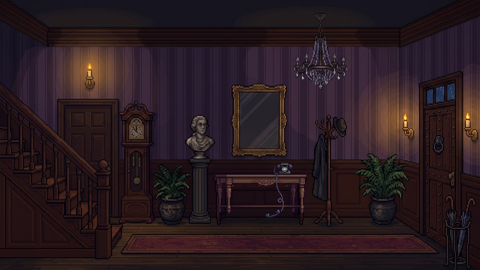
#> input picture cases/case01/assets/plates/bg_main_hall.png, 480 x 270 px
$ python -i update_high_quality_all.py   (imports and definitions only)
#> lines starting #> are read from the running program, lines starting #| are printed output that depends on the picture; after the words box and inside, x2 and y2 are one past the last pixel; in counts of white or black regions, pixels touching at a corner belong together
#!/usr/bin/env python3
"""
High-Quality Asset & Movement Space Overhaul
1. Downsamples all room plates from raw 2752x1536 JPG to 480x270 PNG using Lanczos with full 24-bit color.
2. Generates smooth, anti-aliased 100px native character sprites for Silas Crowe and NPCs.
"""

from pathlib import Path
from PIL import Image, ImageOps
import numpy as np
from collections import deque

BASE_DIR = Path(__file__).resolve().parent.parent
RAW_PLATES_DIR = BASE_DIR / "assets" / "source" / "plates"
PLATES_DIR = BASE_DIR / "assets" / "plates"
CHARS_DIR = BASE_DIR / "assets" / "sprites" / "characters"
SLICES_DIR = BASE_DIR / "assets" / "slices"

CANVAS_W = 64
CANVAS_H = 104
FEET_Y = 100

def clean_and_resize_char(src_path: Path, target_height: int = 100) -> Image.Image:
#> called with target_height = 100
    raw = Image.open(src_path).convert("RGBA")
    arr = np.array(raw)
    h_raw, w_raw, _ = arr.shape
#> h_raw = 270; w_raw = 480

    # 1. Detect magenta chroma
    r, g, b, a = arr[:,:,0], arr[:,:,1], arr[:,:,2], arr[:,:,3]
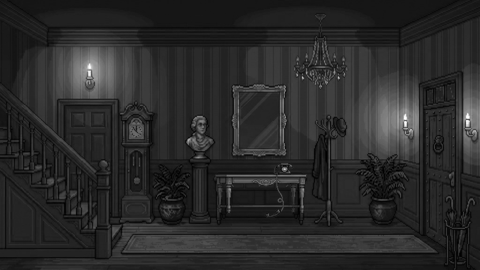
#> r: shape (270, 480); min 0, max 255, mean 42.1
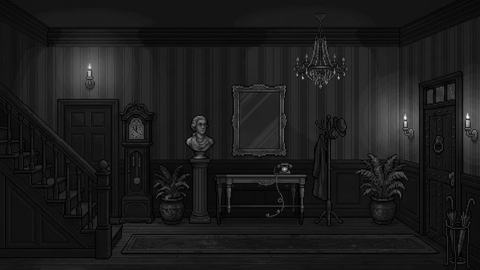
#> g: shape (270, 480); min 0, max 253, mean 27.2
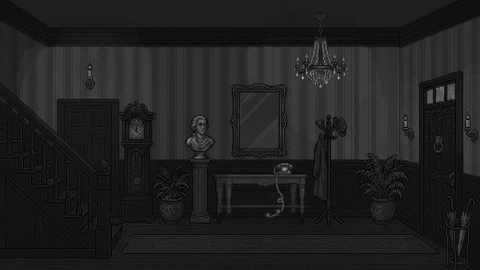
#> b: shape (270, 480); min 0, max 202, mean 32.3
#> a: shape (270, 480); every value is 255
    is_mag = (r > 115) & (b > 115) & (g < 110) & (r - g > 20) & (b - g > 20)
#> is_mag: shape (270, 480) bool; every value is 0
    arr[is_mag, 3] = 0

    # Flood-fill fringe removal from exterior
    visited = np.zeros((h_raw, w_raw), dtype=bool)
    q = deque()
    for x in range(w_raw):
        if is_mag[0, x] or a[0, x] < 50: visited[0, x] = True; q.append((0, x))
        if is_mag[h_raw-1, x] or a[h_raw-1, x] < 50: visited[h_raw-1, x] = True; q.append((h_raw-1, x))
    for y in range(h_raw):
        if is_mag[y, 0] or a[y, 0] < 50: visited[y, 0] = True; q.append((y, 0))
        if is_mag[y, w_raw-1] or a[y, w_raw-1] < 50: visited[y, w_raw-1] = True; q.append((y, w_raw-1))

    while q:
        cy, cx = q.popleft()
        for dy, dx in [(-1,0), (1,0), (0,-1), (0,1)]:
            ny, nx = cy + dy, cx + dx
            if 0 <= ny < h_raw and 0 <= nx < w_raw and not visited[ny, nx]:
                if is_mag[ny, nx] or (r[ny,nx] > 85 and b[ny,nx] > 85 and g[ny,nx] < 115 and (r[ny,nx]-g[ny,nx] > 20) and (b[ny,nx]-g[ny,nx] > 20)):
                    visited[ny, nx] = True
                    q.append((ny, nx))
#> this loop made 0 passes

    arr[visited, 3] = 0

    # De-spill subtle magenta border pixels
    edge_mag = (r > 100) & (b > 100) & (g < 120) & (r - g > 15) & (b - g > 15) & (arr[:,:,3] > 0)
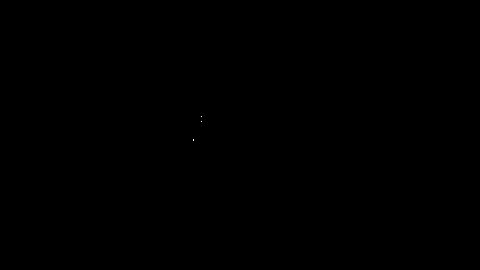
#> edge_mag: shape (270, 480) bool; 0% white in thin lines or dots, all inside (x1, y1, x2, y2) = (193, 116, 202, 141)
    if np.any(edge_mag):
        arr[edge_mag, 0] = (arr[edge_mag, 0].astype(int) + arr[edge_mag, 1].astype(int)) // 2
#> arr: shape (270, 480, 4); mean R, G, B, A 42.1, 27.2, 32.3, 255
        arr[edge_mag, 2] = (arr[edge_mag, 2].astype(int) + arr[edge_mag, 1].astype(int)) // 2
#> arr: shape (270, 480, 4); mean R, G, B, A 42.1, 27.2, 32.3, 255

    clean_img = Image.fromarray(arr, mode="RGBA")
    bbox = clean_img.getbbox()
#> bbox = (0, 0, 480, 270)
    if not bbox:
        return Image.new("RGBA", (CANVAS_W, CANVAS_H), (0, 0, 0, 0))
    clean_cropped = clean_img.crop(bbox)

    # 2. Downscale using Lanczos for clean, anti-aliased character
    scale = target_height / float(clean_cropped.height)
#> scale = 0.37
    new_w = max(1, int(round(clean_cropped.width * scale)))
#> new_w = 178
    down_img = clean_cropped.resize((new_w, target_height), Image.Resampling.LANCZOS)
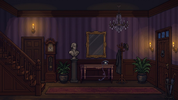
#> down_img: PIL image 178x100 RGBA; mean R, G, B, A 42.1, 27.2, 32.3, 255

    # 3. Canvas placement
    canvas = Image.new("RGBA", (CANVAS_W, CANVAS_H), (0, 0, 0, 0))
#> canvas: PIL image 64x104 RGBA; every value is 0
    paste_x = (CANVAS_W - new_w) // 2
#> paste_x = -57
    paste_y = FEET_Y - target_height
    canvas.paste(down_img, (paste_x, paste_y), down_img)
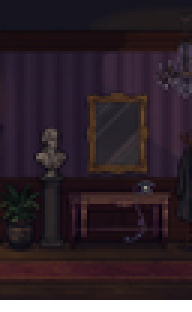
#> canvas: PIL image 64x104 RGBA (shown 3 times larger); mean R, G, B, A 38.1, 25.8, 33.2, 245.2; transparent parts drawn white
    return canvas

# [87 lines left out: functions process_all_plates, process_silas_sprites, process_npc_sprites, main, not called in this run]

# [2 lines not run here, left out]

>>> result = clean_and_resize_char('../cases/case01/assets/plates/bg_main_hall.png')

$ run again, on cases/case01/assets/plates/bg_dining_room_v1.png
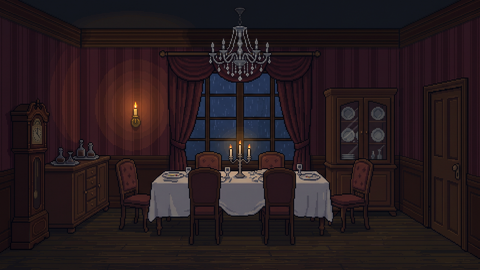
#> input picture cases/case01/assets/plates/bg_dining_room_v1.png, 480 x 270 px
#> in clean_and_resize_char, `r, g, b, a = arr[:,:,0], arr[:,:,1], arr[:,:,2], arr[:,:,3]`:
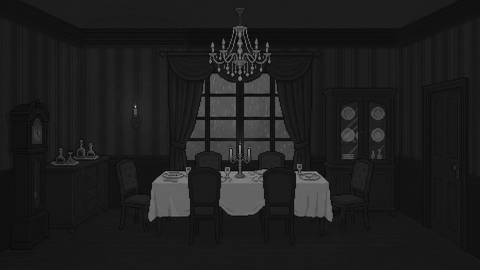
#> b: shape (270, 480); min 7, max 202, mean 29.8
#> a: shape (270, 480); every value is 255
#> is_mag: shape (270, 480) bool; every value is 0
#> edge_mag: shape (270, 480) bool; 0.01% white in thin lines or dots, all inside (x1, y1, x2, y2) = (175, 167, 265, 182)
#> bbox = (0, 0, 480, 270)
#> in clean_and_resize_char, `canvas.paste(down_img, (paste_x, paste_y), down_img)`:
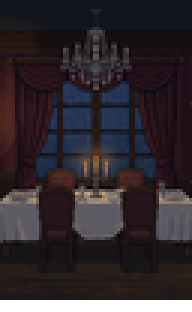
#> canvas: PIL image 64x104 RGBA (shown 3 times larger); mean R, G, B, A 40, 32.2, 37.4, 245.2; transparent parts drawn white

$ run again, on cases/case01/assets/plates/bg_library_v1.png
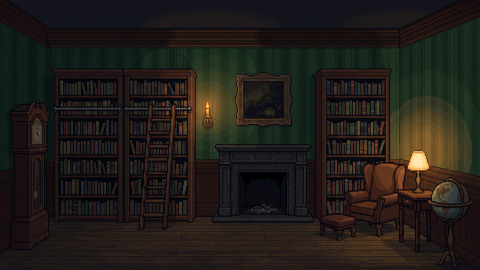
#> input picture cases/case01/assets/plates/bg_library_v1.png, 480 x 270 px
#> in clean_and_resize_char, `r, g, b, a = arr[:,:,0], arr[:,:,1], arr[:,:,2], arr[:,:,3]`:
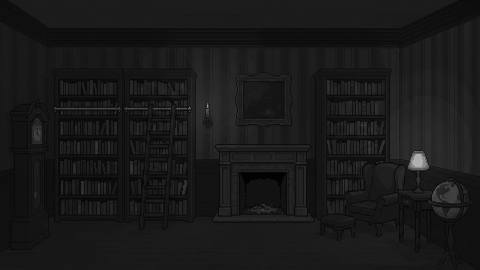
#> b: shape (270, 480); min 0, max 179, mean 24.9
#> a: shape (270, 480); every value is 255
#> is_mag: shape (270, 480) bool; every value is 0
#> bbox = (0, 0, 480, 270)
#> in clean_and_resize_char, `canvas.paste(down_img, (paste_x, paste_y), down_img)`:
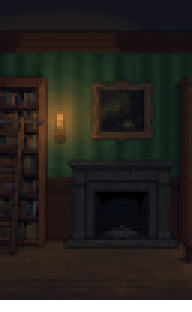
#> canvas: PIL image 64x104 RGBA (shown 3 times larger); mean R, G, B, A 32.1, 28.7, 24.7, 245.2; transparent parts drawn white
